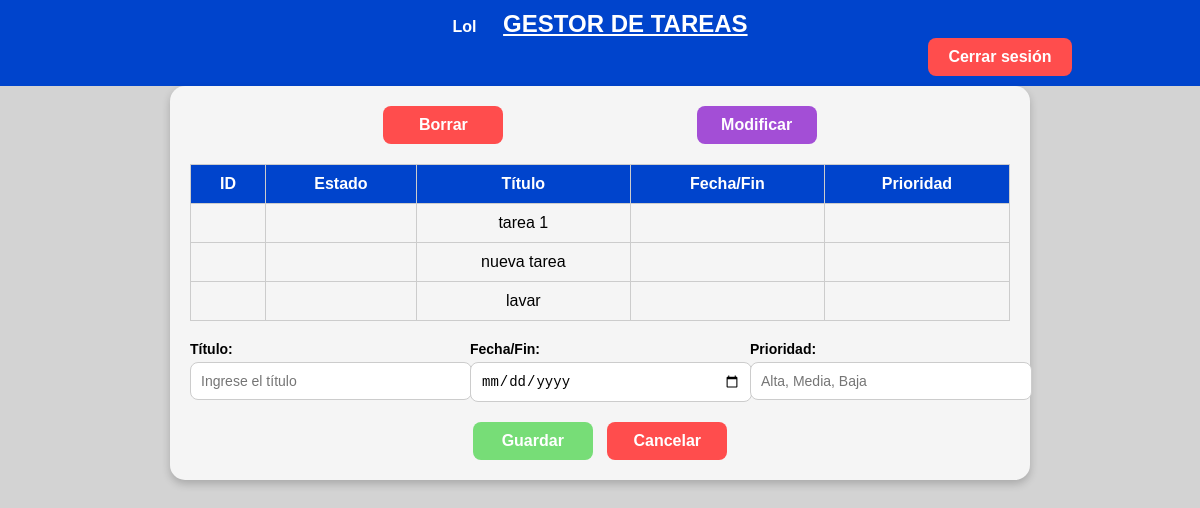
The app's page / (signed in), older data.
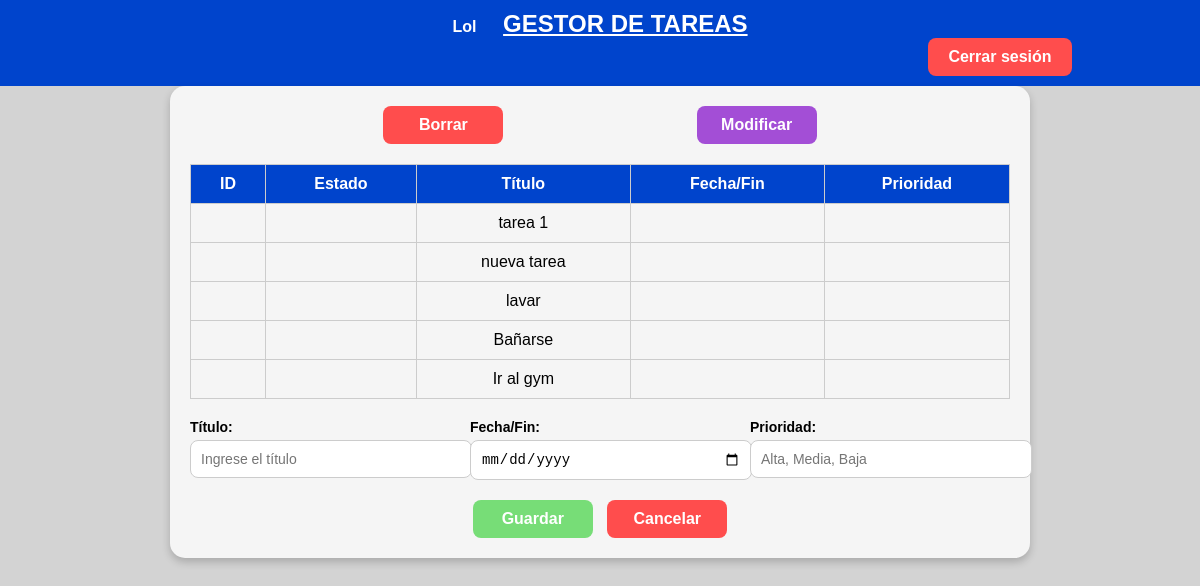
The same page, newer data.
### tasks/models.py (models this page shows, shortened)
class pending_tasks(models.Model):
    user = models.ForeignKey(
        User, on_delete=models.CASCADE, null=True, blank=True)
    title = models.CharField(max_length=200)
    description = models.TextField(null=True, blank=True)
    done_task = models.BooleanField(default=False)
    class Meta:
        order_with_respect_to = 'user'

### tasks/views.py (the view)
# urls.py: path('', views.index, name="index"),
def index(request):
    tasks = pending_tasks.objects.all()
    context = {'tasks': tasks}
    return render (request, "tasks/index.html", context)

### tasks/templates/tasks/index.html (shortened to what this page needs)
<!DOCTYPE html>
<html lang="es">
<head>
</head>
<body>
    <div class="header">
        {% if request.user.is_authenticated %}
        <a style="font-size: 16px; margin-right: 20px;"> {{request.user|title}}</a>
        {% endif %}
        <a href="{% url 'index' %}" style="color: white;" > GESTOR DE TAREAS</a>
                    {% if request.user.is_authenticated %}
                        <form action="{% url 'logout' %}" method="post" style="display: inline;">
                            <button type="submit" class="logout-button">Cerrar sesión</button>
                        </form>
                    {% else %}
                    <a href="{% url 'login' %}"  class="login-button">Iniciar sesión</a>
                    {% endif %}
    </div>{% if request.user.is_authenticated %}
    <div class="container">
        <div class="button-group">
            <button class="action-button delete-button" onclick="borrarTarea()">Borrar</button>
            <button class="action-button modify-button" onclick="modificarTarea()">Modificar</button>
        </div>
        <table>
            <thead>
                <tr>
                    <th>ID</th>
                    <th>Estado</th>
                    <th>Título</th>
                    <th>Fecha/Fin</th>
                    <th>Prioridad</th>
                </tr>
                {% if request.user.is_authenticated %}
                {% for task in tasks %}
                <tr>
                    <td></td>
                    <td></td>
                    <td>{{task.title}}</td>
                    <td></td>
                    <td></td>
                </tr>
                {% endfor %}
                {% endif %}
            </thead>
        </table>
        <form id="formulario-tarea" onsubmit="guardarTarea(event)">
            <div class="form-group">
                <div style="flex: 1;">
                    <label for="titulo">Título:</label>
                    <input type="text" id="titulo" placeholder="Ingrese el título" required>
                </div>
                <div style="flex: 1;">
                    <label for="fechaFin">Fecha/Fin:</label>
                    <input type="date" id="fechaFin" required>
                </div>
                <div style="flex: 1;">
                    <label for="prioridad">Prioridad:</label>
                    <input type="text" id="prioridad" placeholder="Alta, Media, Baja" required>
                </div>
            </div>
            <div class="form-buttons">
                <button type="submit" class="submit-button">Guardar</button>
                <button type="reset" class="cancel-button">Cancelar</button>
            </div>
            {% else %}
            <h1 class="message-container" >NECESITA DE UNA CUENTA PARA HACER USO DEL GESTOR DE TAREAS</h1>
            {% endif %}
        </form>
    </div>

### tasks/templates/tasks/index.html (style rules this page uses)
body { margin: 0; padding: 0; font-family: Arial, sans-serif; background-color: #d3d3d3; }
.header { background-color: #0044cc; color: white; text-align: center; padding: 10px; font-size: 24px; font-weight: bold; }
.container { padding: 20px; max-width: 820px; margin: 0 auto; background-color: #f5f5f5; border-radius: 15px; box-shadow: 0px 4px 8px rgba(0, 0, 0, 0.2); }
.button-group { display: flex; justify-content: space-evenly; margin-bottom: 20px; }
.action-button { color: white; border: none; border-radius: 8px; padding: 10px 20px; font-size: 16px; cursor: pointer; font-weight: bold; width: 120px; text-align: center; }
.delete-button { background-color: #ff4d4d; }
.modify-button { background-color: #a34ed6; }
table { width: 100%; border-collapse: collapse; margin-bottom: 20px; }
th, td { border: 1px solid #ccc; padding: 10px; text-align: center; }
th { background-color: #0044cc; color: white; font-size: 16px; }
.form-group { display: flex; flex-wrap: wrap; gap: 20px; }
.form-group label { font-size: 14px; font-weight: bold; display: block; margin-bottom: 5px; }
.form-group input { width: 100%; padding: 10px; border: 1px solid #ccc; border-radius: 8px; font-size: 14px; outline: none; }
.form-buttons { text-align: center; margin-top: 20px; }
.submit-button { background-color: #77dd77; color: white; border: none; border-radius: 8px; padding: 10px 20px; font-size: 16px; cursor: pointer; width: 120px; font-weight: bold; margin-right: 10px; }
.logout-button { background-color: #ff4d4d; color: white; border: none; border-radius: 8px; padding: 10px 20px; font-size: 16px; cursor: pointer; width: auto; font-weight: bold; margin-left: 800px; }
.cancel-button { background-color: #ff4d4d; color: white; border: none; border-radius: 8px; padding: 10px 20px; font-size: 16px; cursor: pointer; width: 120px; font-weight: bold; }

Row changes from the older to the newer data that the page shows:
added pending_tasks: title "Bañarse"
added pending_tasks: title "Ir al gym"
